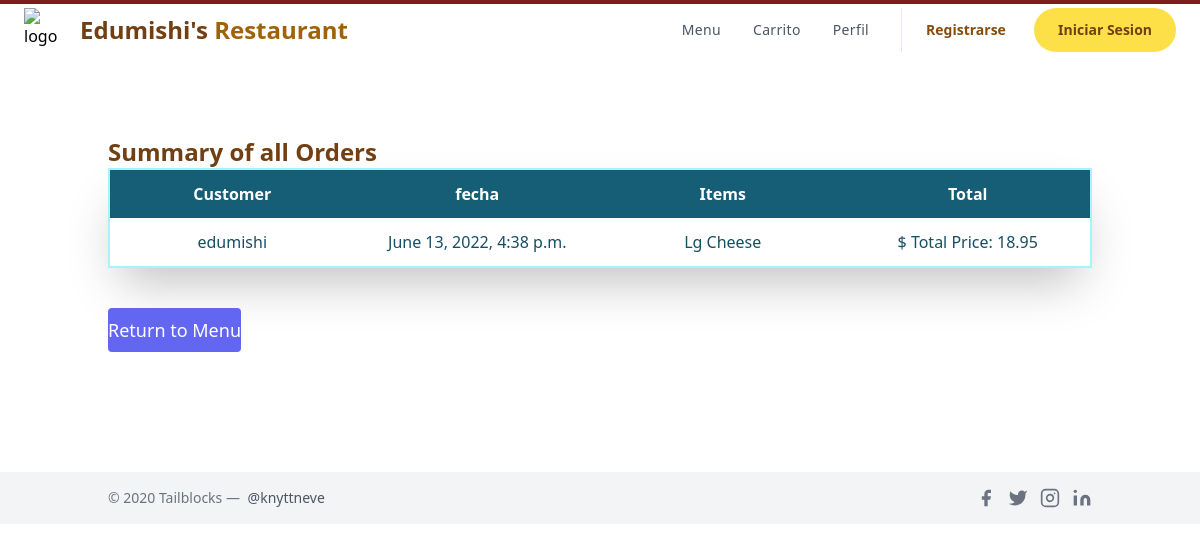
Page /allorders on the committed database.
### orders/models.py (models this page shows, shortened)
class Order(models.Model):
    ref_code = models.CharField(max_length=15, blank=True)
    owner = models.ForeignKey(Profile, on_delete=models.SET_NULL, null=True)
    is_ordered = models.BooleanField(default=False)
    ordered_items = models.ManyToManyField(OrderItem)
    date_ordered = models.DateTimeField(auto_now=True)
    def get_cart_total(self):
        return sum([item.menu_item.price for item in self.ordered_items.all()]
        + [item.extras_cost for item in self.ordered_items.all()])

class Profile(models.Model):
    user = models.OneToOneField(settings.AUTH_USER_MODEL,
                                on_delete=models.CASCADE)
    menu_items = models.ManyToManyField(Menu_Item, blank=True)
    def __str__(self):
        return f"{self.user.username}"

class OrderItem(models.Model):
    menu_item = models.ForeignKey(Menu_Item,on_delete=models.CASCADE,
                                    blank=True, null=True)
    is_ordered = models.BooleanField(default=False)
    date_added = models.DateTimeField(auto_now=True)
    date_ordered = models.DateTimeField(null=True)
    is_topping =models.BooleanField(default=False)
    num_extras = models.IntegerField( blank=True, default=0)
    extras = models.CharField(max_length=400,  blank=True, null=True)
    extras_cost = models.DecimalField(max_digits=4,decimal_places=2, default = 0.00)
    ptoppings = models.CharField(max_length=400,  blank=True, null=True)

class Menu_Item(models.Model):
    MENU_CATEGORIES = (
    ('Pizza', 'Pizza'),
    ('Pasta', 'Pasta'),
    ('Subs', 'Subs'),
    ('Salad', 'Salad'),
    ('Dinner_Platter', 'Dinner_Platter'),
    ('Topping', 'Topping'),
    ('Extra', 'Extra'),
    ('Dessert', 'Dessert'),
    ('Pastry', 'Pastry'),
    ('Main', 'Main'),
    ('Appetizer', 'Appetizer'),
    ('Side', 'Side'),
    ('Miscellaneous', 'Miscellaneous')
    )
    SIZE_CATEGORIES = (
    ('Sm', 'Small'),
    ('Md', 'Medium'),
    ('Lg', 'Large'),
    ('XL', 'Extra_Large')
    )
    category = models.CharField(max_length=36, null=True, blank=True,
                                choices=MENU_CATEGORIES,
                                help_text='Categoría del elemento del menú.')
    name = models.CharField(max_length=128,
                            help_text='Nombre del elemento del menú')
    price =  models.DecimalField(max_digits=4, null=True, blank=True,
                                decimal_places=2, default=0.00)
    sizes = models.CharField(max_length=4, null=True, blank=True,
                                choices=SIZE_CATEGORIES,
                                help_text='Ingrese el tamaños \
                                            del elemento del menú')
    toppings = models.CharField( max_length=400, blank=True, null=True,
                                help_text='Introducir ingredientes')
    num_toppings = models.CharField(max_length=10, blank=True, null=True)

### orders/views.py (the view)
# urls.py: path('allorders', views.allorders, name='allorders'),
def allorders(request):
    profiles = Profile.objects.all()
    all_orders = Order.objects.filter(is_ordered=False)#ojoooooooooooooooooo aqui si no esta ordenado no sale
    context = { 'all_orders': all_orders}
    return render(request, "orders/allorders.html", context)

### orders/templates/orders/allorders.html (shortened to what this page needs)
{% extends 'orders/layout.html' %}
{% block template%}
<div class="container px-5 py-20 mx-auto flex flex-wrap items-center">
    <div>
        <h1 class="text-2xl font-bold text-yellow-900">
            Summary of all Orders
        </h1>
        <table class="shadow-2xl border-2 border-cyan-200 w-full md:table-fixed content-center">
            <thead class="text-white">
                <tr>
                    <th class="py-3 bg-cyan-800">Customer</th>
                    <th class="py-3 bg-cyan-800">fecha</th>
                    <th class="py-3 bg-cyan-800">Items</th>
                    <th class="py-3 bg-cyan-800">Total</th>
                </tr>
            </thead>
            <tbody class="text-cyan-900 text-center">
                {% for order in all_orders.all %}
                    <tr class="">
                        <td class="py-3 px-6">{{order.owner}}</td>
                        <td class="py-3 px-6">{{ order.date_ordered }}</td>
                        <td class="py-3 px-6">
                            {% for item in order.ordered_items.all %}
                                {% if item.menu_item.category == "Pizza" and "Topping" not in item.menu_item.name %}
                                    {{item.menu_item.sizes}}
                                    {{ item.menu_item.name }}
                                {% endif %}
                            {% endfor %}
                        </td>
                        <td class="py-3 px-6">$ Total Price: {{ order.get_cart_total }}</td>
                    </tr>
                {% endfor %}
            </tbody>
        </table>
            <button class="text-white bg-indigo-500 border-0 py-2 my-10 focus:outline-none hover:bg-indigo-600 rounded text-lg"><a href="{% url 'orders:index' %}" >
                {% if not order %}Return to Menu{% else %}Go to Menu {% endif %}
              </a>
            </button>
    </div>
</div>
{%endblock%}

### rows in the picture
Order: owner "edumishi", date_ordered "June 13, 2022, 4:38 p.m.", get_cart_total "18.95"
OrderItem: menu_item.sizes "Lg", menu_item.name "Cheese"
